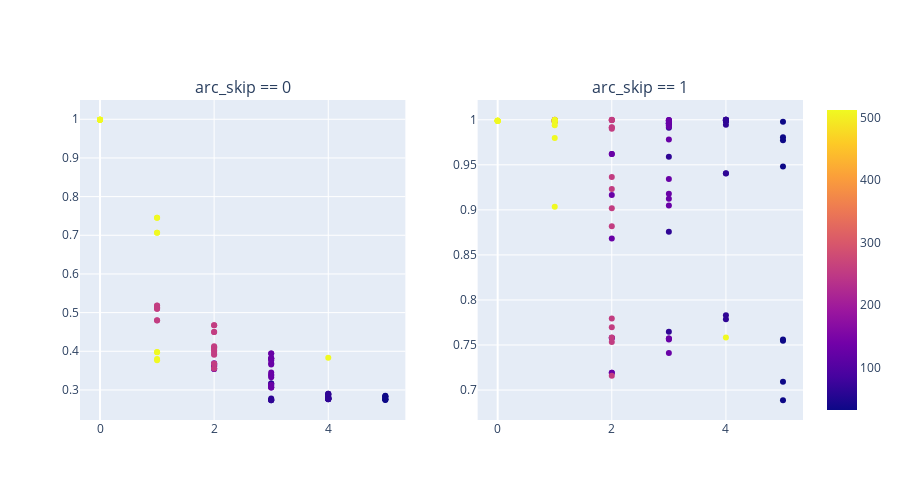

The notebook cell saved with this chart:
### Code cell
import plotly.express as px
import pandas as pd

from plotly.subplots import make_subplots
import plotly.graph_objects as go


hue = "arc_latent_volume"
xplot = "arc_encoder_blocks"
yplot = "test_Accuracy"

extra_info = [
    "arc_num_params",
    "arc_features",
    "arc_encoder_blocks",
    "arc_latent_volume",
    "arc_skip",
]

df0 = df.query("arc_skip == 0")
df1 = df.query("arc_skip == 1")

fig0 = px.scatter(
    df0, x=xplot, y=yplot, color=hue, title="No skip", hover_data=extra_info
)
fig1 = px.scatter(df1, x=xplot, y=yplot, color=hue, title="Skip", hover_data=extra_info)

fig0.update_layout(showlegend=False)  # Oculta la leyenda en el primer gráfico

fig = make_subplots(rows=1, cols=2, subplot_titles=["arc_skip == 0", "arc_skip == 1"])

for trace in fig0.data:
    fig.add_trace(trace, row=1, col=1)

for trace in fig1.data:
    fig.add_trace(trace, row=1, col=2)

fig.update_layout(width=900, height=500, legend_title="Num Params", showlegend=True)

fig.show()

### Figure 1 — Plotly figure (JSON) as saved in the notebook; plotly's stock layout.template omitted (floating-point values rounded to 4 significant figures; data arrays with more than 128 entries replaced by an {"elided": "..."} marker saying what was removed)
{"data": [{"customdata": {"elided": "98x4 mixed values"}, "hovertemplate": "arc_encoder_blocks=%{x}<br>test_Accuracy=%{y}<br>arc_num_params=%{customdata[0]}<br>arc_features=%{customdata[1]}<br>arc_latent_volume=%{marker.color}<br>arc_skip=%{customdata[3]}<extra></extra>", "legendgroup": "", "marker": {"color": [32, 32, 32, 32, 32, 32, 32, 32, 64, 64, 64, 64, 64, 64, 64, 64, 64, 64, 64, 64, 64, 64, 64, 64, 64, 64, 64, 64, 64, 64, 64, 64, 128, 128, 128, 128, 128, 128, 128, 128, 128, 128, 128, 128, 128, 128, 128, 128, 128, 128, 128, 128, 128, 128, 128, 128, 256, 256, 256, 256, 256, 256, 256, 256, 256, 256, 256, 256, 256, 256, 256, 256, 256, 256, 256, 256, 256, 256, 256, 256, 512, 512, 512, 512, 512, 512, 512, 512, 512, 512, 512, 512, 512, 512, 512, 512, 512, 512], "coloraxis": "coloraxis", "symbol": "circle"}, "mode": "markers", "name": "", "orientation": "v", "showlegend": false, "type": "scatter", "x": [5, 5, 5, 5, 5, 5, 5, 5, 4, 4, 4, 4, 4, 4, 4, 4, 3, 3, 3, 3, 3, 3, 3, 3, 4, 4, 4, 4, 4, 4, 4, 4, 3, 3, 3, 3, 3, 3, 3, 3, 2, 2, 2, 2, 2, 2, 2, 2, 3, 3, 3, 3, 3, 3, 3, 3, 2, 2, 2, 2, 2, 2, 2, 2, 1, 1, 1, 1, 1, 1, 1, 1, 2, 2, 2, 2, 2, 2, 2, 2, 1, 1, 1, 1, 1, 1, 1, 1, 0, 0, 0, 0, 0, 0, 0, 0, 4, 4], "xaxis": "x", "y": [0.2739, 0.275, 0.2761, 0.2761, 0.2836, 0.2852, 0.2817, 0.2817, 0.2841, 0.2813, 0.2794, 0.2794, 0.2796, 0.2781, 0.2774, 0.2774, 0.3079, 0.3165, 0.2733, 0.2733, 0.3163, 0.2779, 0.2748, 0.2748, 0.2758, 0.2762, 0.2882, 0.2882, 0.2764, 0.2764, 0.2903, 0.2903, 0.3329, 0.3374, 0.3126, 0.3126, 0.3398, 0.3453, 0.3064, 0.3064, 0.3661, 0.3625, 0.3541, 0.3541, 0.366, 0.3693, 0.3619, 0.3619, 0.3691, 0.3658, 0.3818, 0.3818, 0.3767, 0.3809, 0.3944, 0.3944, 0.4061, 0.4083, 0.4005, 0.4005, 0.4106, 0.4133, 0.3675, 0.3675, 0.4804, 0.4793, 0.5131, 0.5131, 0.5177, 0.5181, 0.5101, 0.5101, 0.3557, 0.356, 0.4675, 0.4675, 0.391, 0.3929, 0.4499, 0.4499, 0.3984, 0.3977, 0.7062, 0.7062, 0.3797, 0.3768, 0.7454, 0.7454, 0.9988, 0.9988, 0.9988, 0.9988, 0.9988, 0.9988, 0.9988, 0.9988, null, 0.383], "yaxis": "y"}, {"customdata": {"elided": "97x4 mixed values"}, "hovertemplate": "arc_encoder_blocks=%{x}<br>test_Accuracy=%{y}<br>arc_num_params=%{customdata[0]}<br>arc_features=%{customdata[1]}<br>arc_latent_volume=%{marker.color}<br>arc_skip=%{customdata[3]}<extra></extra>", "legendgroup": "", "marker": {"color": [32, 32, 32, 32, 32, 32, 32, 32, 64, 64, 64, 64, 64, 64, 64, 64, 64, 64, 64, 64, 64, 64, 64, 64, 64, 64, 64, 64, 64, 64, 64, 64, 128, 128, 128, 128, 128, 128, 128, 128, 128, 128, 128, 128, 128, 128, 128, 128, 128, 128, 128, 128, 128, 128, 128, 128, 256, 256, 256, 256, 256, 256, 256, 256, 256, 256, 256, 256, 256, 256, 256, 256, 256, 256, 256, 256, 256, 256, 256, 256, 512, 512, 512, 512, 512, 512, 512, 512, 512, 512, 512, 512, 512, 512, 512, 512, 512], "coloraxis": "coloraxis", "symbol": "circle"}, "mode": "markers", "name": "", "orientation": "v", "showlegend": false, "type": "scatter", "x": [5, 5, 5, 5, 5, 5, 5, 5, 4, 4, 4, 4, 4, 4, 4, 4, 3, 3, 3, 3, 3, 3, 3, 3, 4, 4, 4, 4, 4, 4, 4, 4, 3, 3, 3, 3, 3, 3, 3, 3, 2, 2, 2, 2, 2, 2, 2, 2, 3, 3, 3, 3, 3, 3, 3, 3, 2, 2, 2, 2, 2, 2, 2, 2, 1, 1, 1, 1, 1, 1, 1, 1, 2, 2, 2, 2, 2, 2, 2, 2, 1, 1, 1, 1, 1, 1, 1, 1, 0, 0, 0, 0, 0, 0, 0, 0, 4], "xaxis": "x2", "y": [0.6887, 0.9772, 0.9481, 0.7561, 0.7094, 0.9977, 0.9805, 0.7547, 0.7832, 0.9408, 1.0, 1.0, 0.7786, 0.9405, 0.9992, 0.9995, 0.9955, 0.8758, 0.996, 0.9962, 0.9911, 0.7646, 0.9951, 0.9589, 0.9986, 0.9986, 1, 0.9998, 0.9994, 0.9987, 0.9944, 1.0, 0.905, 0.7572, 0.9123, 0.9938, 0.9342, 0.7571, 0.918, 0.9779, 0.7579, 0.7192, 0.9619, 0.9164, 0.758, 0.7193, 0.962, 0.8682, 0.9923, 0.756, 0.9968, 0.9998, 0.9994, 0.741, 0.9984, 0.9995, 0.9364, 0.7584, 0.9995, 0.9901, 0.9232, 0.9917, 0.9996, 0.9913, 0.9996, 0.9977, 0.9996, 0.9997, 0.9992, 0.998, 0.9999, 0.9992, 0.7795, 1.0, 0.8818, 0.7532, 0.7159, 0.9998, 0.9017, 0.7697, 0.9993, 0.9973, 0.9036, 0.9995, 0.9999, 0.9938, 0.9798, 0.9995, 0.9988, 0.9988, 0.9988, 0.9988, 0.9988, 0.9988, 0.9988, 0.9988, 0.7583], "yaxis": "y2"}], "layout": {"annotations": [{"font": {"size": 16}, "showarrow": false, "text": "arc_skip == 0", "x": 0.225, "xanchor": "center", "xref": "paper", "y": 1, "yanchor": "bottom", "yref": "paper"}, {"font": {"size": 16}, "showarrow": false, "text": "arc_skip == 1", "x": 0.775, "xanchor": "center", "xref": "paper", "y": 1, "yanchor": "bottom", "yref": "paper"}], "height": 500, "legend": {"title": {"text": "Num Params"}}, "showlegend": true, "width": 900, "xaxis": {"anchor": "y", "domain": [0, 0.45]}, "xaxis2": {"anchor": "y2", "domain": [0.55, 1]}, "yaxis": {"anchor": "x", "domain": [0, 1]}, "yaxis2": {"anchor": "x2", "domain": [0, 1]}}}
